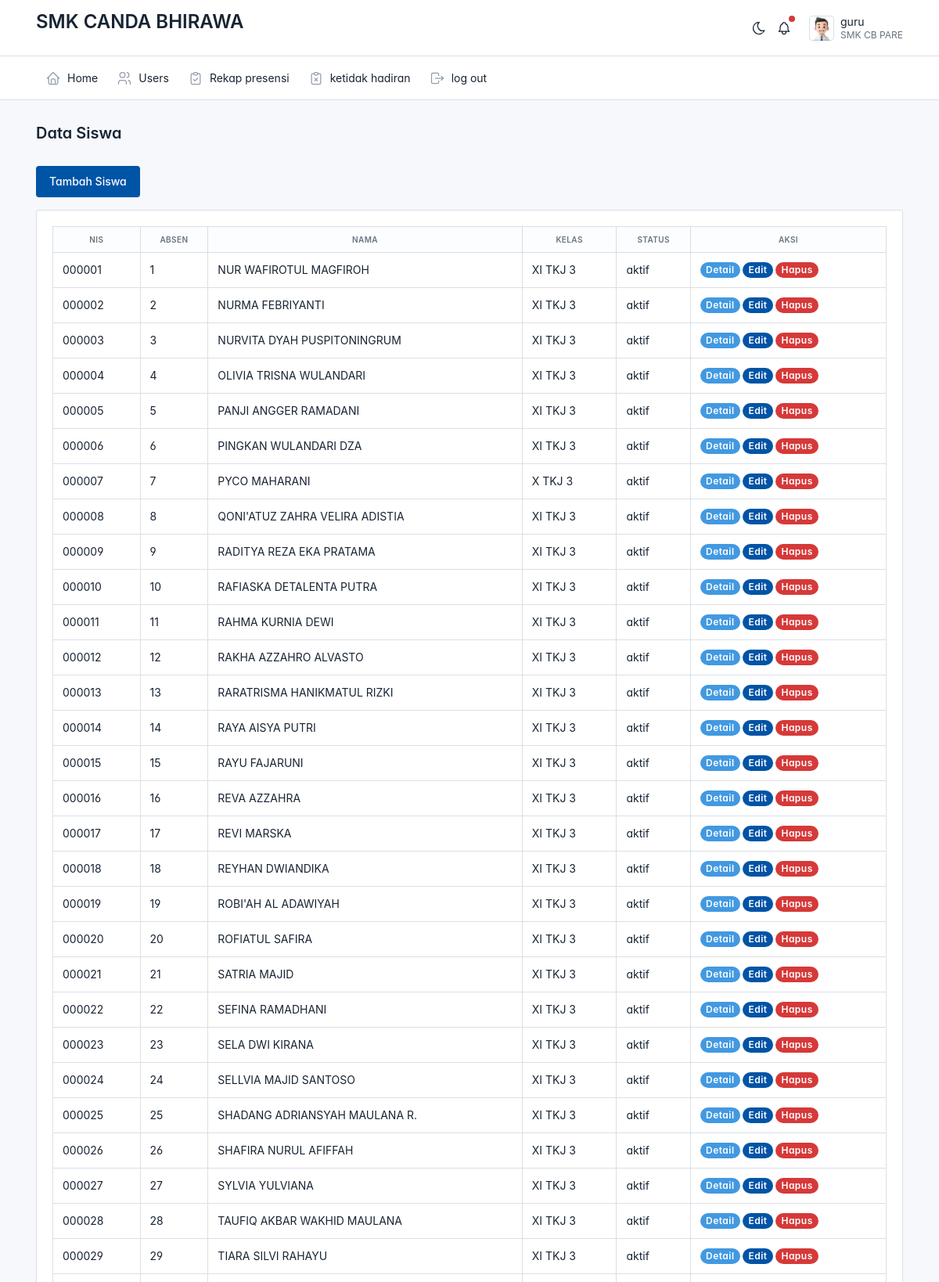
The app's page /pegawai/data_users/users.php (signed in, upper part) with its own data.
### tables this page shows
CREATE TABLE `siswa` (
  `id` int(11) NOT NULL,
  `nis` varchar(225) NOT NULL,
  `no_absen` varchar(2) NOT NULL,
  `nama` varchar(225) NOT NULL,
  `kelas` varchar(50) NOT NULL,
  `jenis_kelamin` varchar(20) NOT NULL,
  `alamat` varchar(20) NOT NULL,
  `no_handphone` varchar(50) NOT NULL,
  `lokasi_presensi` varchar(50) NOT NULL,
  `foto` varchar(67) NOT NULL,
  `status` varchar(12) NOT NULL
);

### pegawai/data_users/users.php (the view, shortened to what this page needs)
<?php
include('../layout/header.php');
require_once('../../config.php');
$result = mysqli_query($conection, "SELECT * FROM siswa");
?>
<div class="page-header d-print-none">
  <div class="container-xl">
    <div class="row g-2 align-items-center">
      <div class="col">
        <h2 class="page-title">Data Siswa</h2>
      </div>
    </div>
  </div>
</div>
<div class="page-body">
  <div class="container-xl">
    <a href="./tambah.php" class="btn btn-primary mb-3">Tambah Siswa</a>
    <div class="card">
      <div class="card-body">
        <div class="table-responsive">
          <table class="table table-bordered">
            <thead class="text-center">
              <tr>
                <th>NIS</th>
                <th>Absen</th>
                <th>Nama</th>
                <th>Kelas</th>
                <th>Status</th>
                <th>Aksi</th>
              </tr>
            </thead>
            <tbody>
              <?php while ($siswa = mysqli_fetch_array($result)) : ?>
              <tr>
                <td><?= $siswa['nis'] ?></td>
                <td><?= $siswa['no_absen'] ?></td>
                <td><?= $siswa['nama'] ?></td>
                <td><?= $siswa['kelas'] ?></td>
                <td><?= $siswa['status'] ?></td>
                <td>
                  <a href="diteil.php?nis=<?= $siswa['nis'] ?>" class="badge badge-pill bg-info text-white text-decoration-none">Detail</a>
                  <a href="edit.php?nis=<?= $siswa['nis'] ?>" class="badge badge-pill bg-primary text-white text-decoration-none">Edit</a>
                  <a href="hapus.php?id=<?= $siswa['id'] ?>" class="badge badge-pill bg-danger text-white text-decoration-none" onclick="return confirm('Yakin ingin menghapus data siswa ini?')">Hapus</a>
                </td>
              </tr>
              <?php endwhile; ?>
            </tbody>
          </table>
        </div>
      </div>
    </div>
  </div>
</div>
<?php include('../layout/foother.php'); ?>

### pegawai/layout/header.php (style rules this page uses)
:root { --tblr-font-sans-serif: 'Inter Var', -apple-system, BlinkMacSystemFont, San Francisco, Segoe UI, Roboto, Helvetica Neue, sans-serif; }
body { font-feature-settings: "cv03", "cv04", "cv11"; }

### records on screen
siswa: nis "000001", no_absen "1", nama "NUR WAFIROTUL MAGFIROH", kelas "XI TKJ 3", status "aktif"
siswa: nis "000002", no_absen "2", nama "NURMA FEBRIYANTI", kelas "XI TKJ 3", status "aktif"
siswa: nis "000003", no_absen "3", nama "NURVITA DYAH PUSPITONINGRUM", kelas "XI TKJ 3", status "aktif"
siswa: nis "000004", no_absen "4", nama "OLIVIA TRISNA WULANDARI", kelas "XI TKJ 3", status "aktif"
siswa: nis "000005", no_absen "5", nama "PANJI ANGGER RAMADANI", kelas "XI TKJ 3", status "aktif"
siswa: nis "000006", no_absen "6", nama "PINGKAN WULANDARI DZA", kelas "XI TKJ 3", status "aktif"
siswa: nis "000007", no_absen "7", nama "PYCO MAHARANI", kelas "X TKJ 3", status "aktif"
siswa: nis "000008", no_absen "8", nama "QONI'ATUZ ZAHRA VELIRA ADISTIA", kelas "XI TKJ 3", status "aktif"
siswa: nis "000009", no_absen "9", nama "RADITYA REZA EKA PRATAMA", kelas "XI TKJ 3", status "aktif"
siswa: nis "000010", no_absen "10", nama "RAFIASKA DETALENTA PUTRA", kelas "XI TKJ 3", status "aktif"
siswa: nis "000011", no_absen "11", nama "RAHMA KURNIA DEWI", kelas "XI TKJ 3", status "aktif"
siswa: nis "000012", no_absen "12", nama "RAKHA AZZAHRO ALVASTO", kelas "XI TKJ 3", status "aktif"
siswa: nis "000013", no_absen "13", nama "RARATRISMA HANIKMATUL RIZKI", kelas "XI TKJ 3", status "aktif"
siswa: nis "000014", no_absen "14", nama "RAYA AISYA PUTRI", kelas "XI TKJ 3", status "aktif"
siswa: nis "000015", no_absen "15", nama "RAYU FAJARUNI", kelas "XI TKJ 3", status "aktif"
siswa: nis "000016", no_absen "16", nama "REVA AZZAHRA", kelas "XI TKJ 3", status "aktif"
siswa: nis "000017", no_absen "17", nama "REVI MARSKA", kelas "XI TKJ 3", status "aktif"
siswa: nis "000018", no_absen "18", nama "REYHAN DWIANDIKA", kelas "XI TKJ 3", status "aktif"
siswa: nis "000019", no_absen "19", nama "ROBI'AH AL ADAWIYAH", kelas "XI TKJ 3", status "aktif"
siswa: nis "000020", no_absen "20", nama "ROFIATUL SAFIRA", kelas "XI TKJ 3", status "aktif"
siswa: nis "000021", no_absen "21", nama "SATRIA MAJID", kelas "XI TKJ 3", status "aktif"
siswa: nis "000022", no_absen "22", nama "SEFINA RAMADHANI", kelas "XI TKJ 3", status "aktif"
siswa: nis "000023", no_absen "23", nama "SELA DWI KIRANA", kelas "XI TKJ 3", status "aktif"
siswa: nis "000024", no_absen "24", nama "SELLVIA MAJID SANTOSO", kelas "XI TKJ 3", status "aktif"
siswa: nis "000025", no_absen "25", nama "SHADANG ADRIANSYAH MAULANA R.", kelas "XI TKJ 3", status "aktif"
siswa: nis "000026", no_absen "26", nama "SHAFIRA NURUL AFIFFAH", kelas "XI TKJ 3", status "aktif"
siswa: nis "000027", no_absen "27", nama "SYLVIA YULVIANA", kelas "XI TKJ 3", status "aktif"
siswa: nis "000028", no_absen "28", nama "TAUFIQ AKBAR WAKHID MAULANA", kelas "XI TKJ 3", status "aktif"
siswa: nis "000029", no_absen "29", nama "TIARA SILVI RAHAYU", kelas "XI TKJ 3", status "aktif"

### other values on screen
$nama "guru"
